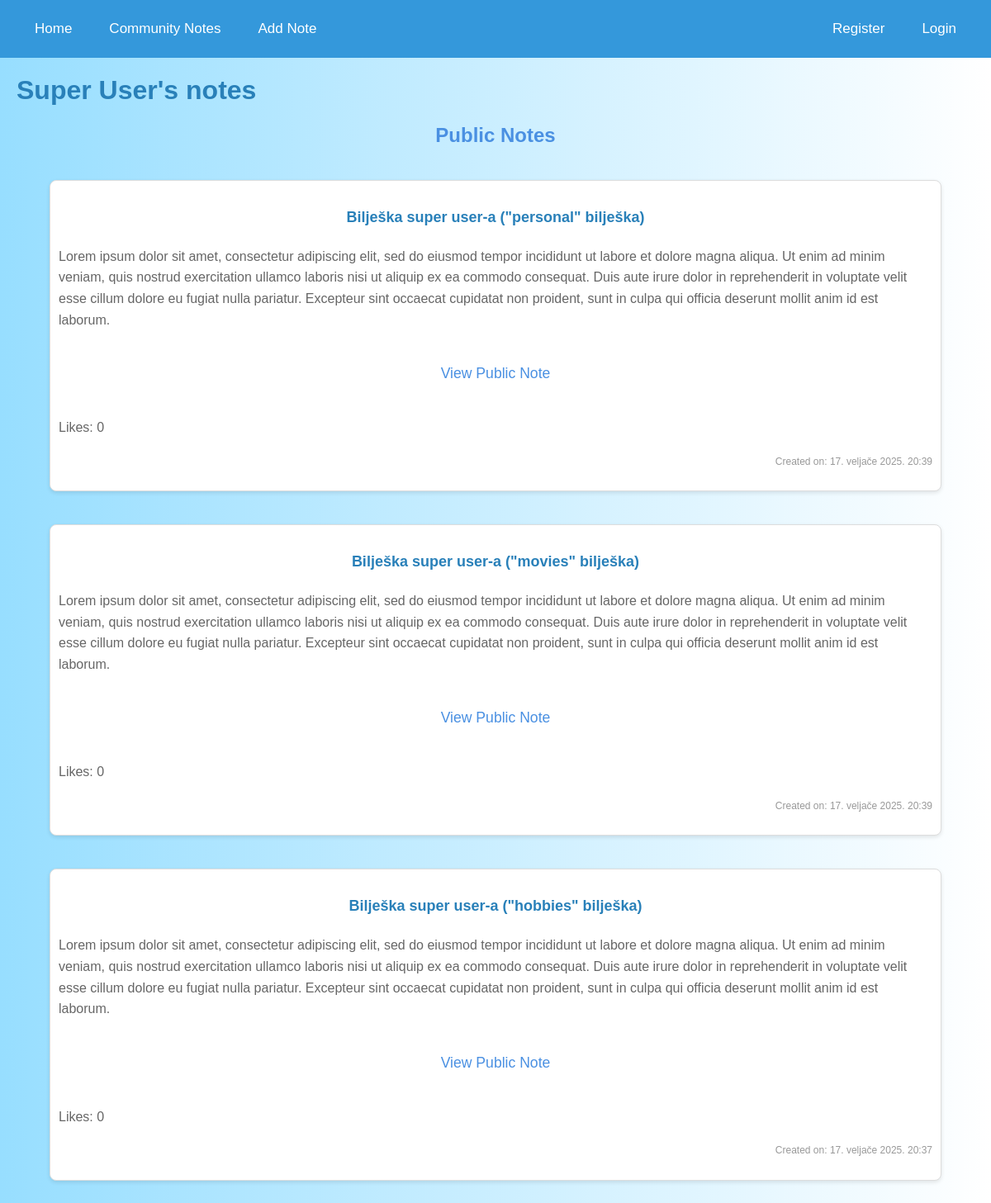
/accounts/profile/15, run on the app's committed database.
### accounts/models.py (models this page shows, shortened)
class CustomUser(AbstractUser):
    class Types(models.TextChoices):
        ADMIN = "ADMIN", "Admin"
        SUPERUSER = "SUPERUSER", "Superuser"
        REGULARUSER = "REGULARUSER", "Regularuser"
    type = models.CharField(
        max_length=20, choices=Types.choices, default=Types.ADMIN
    )
    theme = models.CharField(max_length=10, choices=[("light", "Light"), ("dark", "Dark")], default="light")
    email = models.EmailField(unique=True, max_length=50)
    username = models.CharField(unique=True, max_length=20)
    note = models.TextField(max_length=200, null=True, blank=True)
    USERNAME_FIELD = "email"
    REQUIRED_FIELDS = ["username"]

### notes/models.py (models this page shows, shortened)
class Note(models.Model):
    ROLE_CHOICES = [
        ('hobbies', 'Hobbies'),
        ('movies', 'Movies'),
        ('school', 'School'),
        ('work', 'Work'),
        ('music', 'Music'),
        ('personal', 'Personal'),
    ]
    CATEGORY_CHOICES = [
        ('business', 'Business'),
        ('personal', 'Personal'),
    ]
    user = models.ForeignKey('accounts.CustomUser', on_delete=models.CASCADE, null=True, blank=True, related_name='notes')
    title = models.CharField(max_length=200)
    content = models.TextField()
    pub_date = models.DateTimeField(auto_now_add=True)
    private_notes = models.ManyToManyField(PrivateNoteModel, blank=True)
    is_public = models.BooleanField(default=True)
    is_important = models.BooleanField(default=False)
    is_locked = models.BooleanField(default=False)
    password = models.CharField(max_length=100, null=True, blank=True)
    completed = models.BooleanField(default=False)
    is_private = models.BooleanField(default=False)
    role = models.CharField(max_length=20, choices=ROLE_CHOICES, blank=True, null=True)
    approved = models.BooleanField(default=False)
    category = models.CharField(max_length=20, choices=CATEGORY_CHOICES, default='personal', blank=True, null=True)
    likes = models.ManyToManyField(CustomUser, related_name='liked_notes', blank=True)

### accounts/views.py (the view)
# urls.py: path('profile/<int:user_id>', views.profile, name="profile"),
def profile(request, user_id):
    user = get_object_or_404(CustomUser, pk=user_id)
    try:
        account = user.account
    except Account.DoesNotExist:
        account = None
    regular_user = account.regular_user if account else None
    superuser = account.superuser if account else None
    notes = Note.objects.filter(user=user)
    notes = Note.objects.filter(user=user)
    public_notes = notes.filter(is_public=True).order_by('-is_important', '-pub_date')
    if request.user == user:
        private_notes = notes.filter(is_private=True).order_by('-pub_date')
    else:
        private_notes = None
    context = {
        'profile_user': user,
        'account': account,
        'regular_user': regular_user,
        'superuser': superuser,
        'private_notes': private_notes,
        'public_notes': public_notes,
    }
    return render(request, 'accounts/profile.html', context)

### accounts/templates/accounts/profile.html (shortened to what this page needs)
{% extends 'notes/base.html' %}
{% load static %}
{% block content %}
  <h1>{{ profile_user.username }}'s notes</h1>
    <h2>Public Notes</h2>
          {% for note in public_notes %}
                      <div class="note {% if note.category == 'business' %} business-note {% elif note.category == 'personal' %} personal-note {% endif %}">
                          <h4 class="profile-title">{{ note.title }}</h4>
                          <p>{{ note.content }}</p>
                          <a href="{% url 'notes:detail' note.id %}" class="view-note-button">View Public Note</a>
                          <p>Likes: {{ note.likes.count }}</p>
                          <p><small>Created on: {{ note.pub_date }}</small></p>
                      </div>
          {% empty %}
              <p class="no-public-notes">No public notes available.</p>
          {% endfor %}
{% endblock %}

### notes/static/app/notes.css (style rules this page uses)
body { background: linear-gradient(to bottom, white, #b3e5fc); color: #2c3e50; font-family: Arial, sans-serif; margin: 0; padding: 0; }
h1, h2 { color: #2980b9; font-weight: bold; }
body { font-family: Arial, sans-serif; background-color: #f4f7fa; color: #333; margin: 0; padding: 0; }
h2 { text-align: center; color: #4a90e2; margin-top: 20px; }
.note { background-color: #fff; border: 1px solid #ddd; border-radius: 8px; box-shadow: 0 2px 5px rgba(0, 0, 0, 0.1); margin: 40px; padding: 10px; position: relative; transition: transform 0.2s, box-shadow 0.2s; }
.note p { font-size: 1em; color: #666; line-height: 1.6; }
.note p:last-of-type { font-size: 0.9em; color: #999; text-align: right; }
a { color: #4a90e2; text-decoration: none; font-size: 1.1em; }
body.light { background: linear-gradient(to right, #97deff, white); color: black; }
.view-note-button { display: block; text-align: center; padding: 26px; }
.profile-title { color: #2980b9; text-align: center; font-family:'Trebuchet MS', 'Lucida Sans Unicode', 'Lucida Grande', 'Lucida Sans', Arial, sans-serif; font-size: 18px; }

### data on the page
CustomUser: username "Super User"
Note: title "Bilješka super user-a (\"personal\" bilješka)", content "Lorem ipsum dolor sit amet, consectetur adipiscing elit, sed do eiusmod tempor incididunt ut labore et dolore magna aliqua. Ut enim ad minim veniam, quis nostrud exercitation ullamco laboris nisi ut aliquip ex ea commodo consequat. Duis aute irure dolor in reprehenderit in voluptate velit esse cillum dolore eu fugiat nulla pariatur. Excepteur sint occaecat cupidatat non proident, sunt in culpa qui officia deserunt mollit anim id est laborum.", likes.count "0", pub_date "17. veljače 2025. 20:39"
Note: title "Bilješka super user-a (\"movies\" bilješka)", content "Lorem ipsum dolor sit amet, consectetur adipiscing elit, sed do eiusmod tempor incididunt ut labore et dolore magna aliqua. Ut enim ad minim veniam, quis nostrud exercitation ullamco laboris nisi ut aliquip ex ea commodo consequat. Duis aute irure dolor in reprehenderit in voluptate velit esse cillum dolore eu fugiat nulla pariatur. Excepteur sint occaecat cupidatat non proident, sunt in culpa qui officia deserunt mollit anim id est laborum.", likes.count "0", pub_date "17. veljače 2025. 20:39"
Note: title "Bilješka super user-a (\"hobbies\" bilješka)", content "Lorem ipsum dolor sit amet, consectetur adipiscing elit, sed do eiusmod tempor incididunt ut labore et dolore magna aliqua. Ut enim ad minim veniam, quis nostrud exercitation ullamco laboris nisi ut aliquip ex ea commodo consequat. Duis aute irure dolor in reprehenderit in voluptate velit esse cillum dolore eu fugiat nulla pariatur. Excepteur sint occaecat cupidatat non proident, sunt in culpa qui officia deserunt mollit anim id est laborum.", likes.count "0", pub_date "17. veljače 2025. 20:37"
